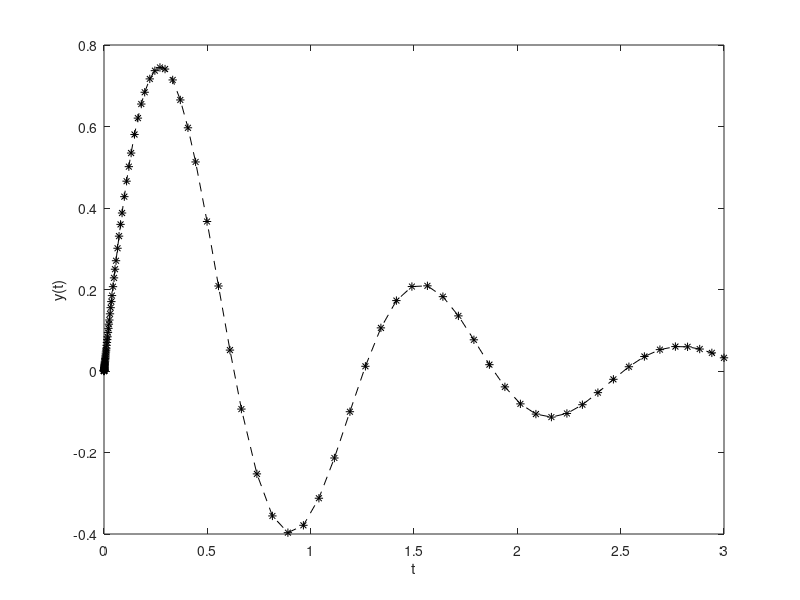

Here is the MATLAB script that generated this plot:
f1scal = @(t,y) -y+5*exp(-t).*cos(5*t);
tspan = [0,3]; yzero=0;
[t,y] = ode45(f1scal,tspan,yzero);
plot(t,y,'k--*')
xlabel('t'), ylabel('y(t)')
norm(y-exp(-t).*sin(5*t),inf)